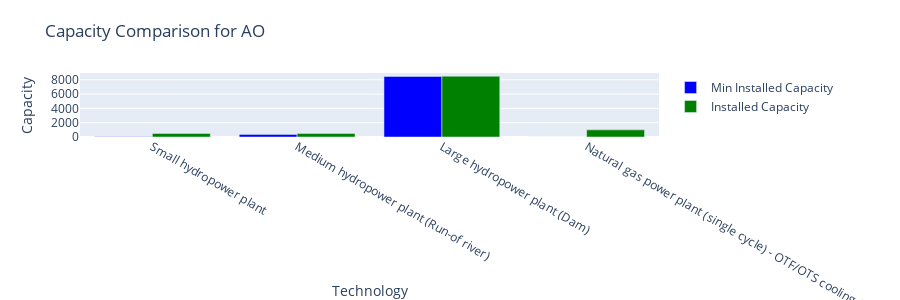
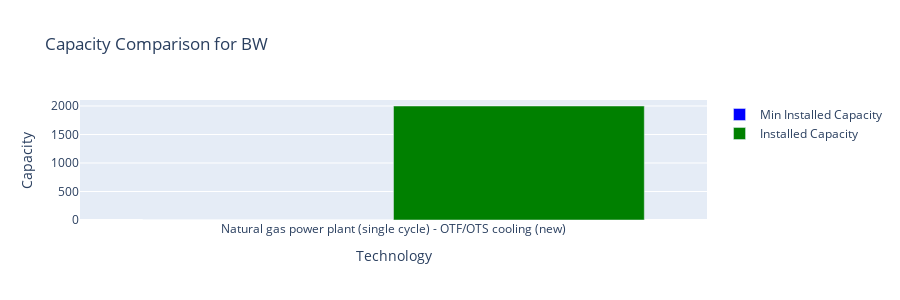
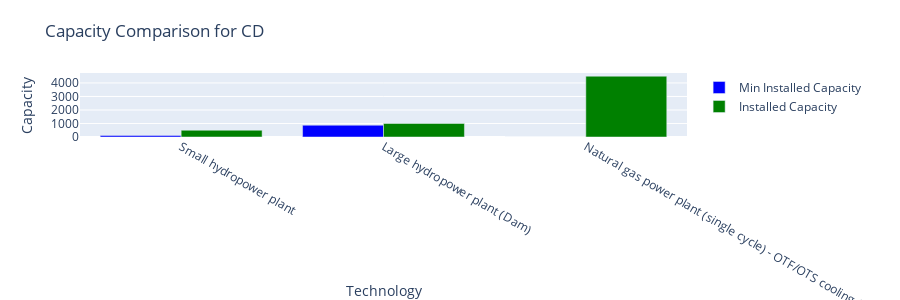
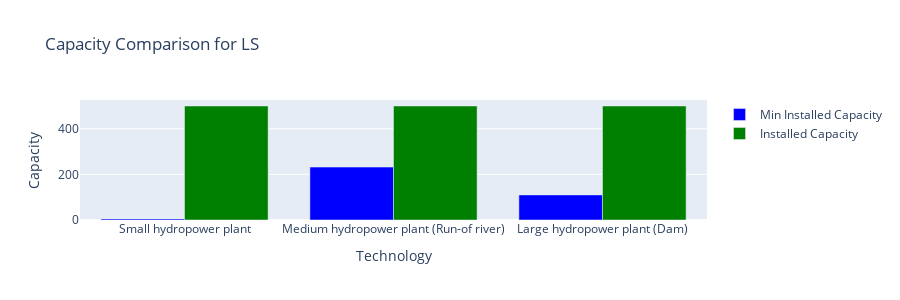

Notebook cell for these charts, in order:
### Code cell
import pandas as pd
import plotly.graph_objects as go
from plotly.subplots import make_subplots
from IPython.display import display

# Unique countries from both dataframes
all_countries = capacity_df['country'].unique().tolist()



# Plot the data
for country in capacity_df['country'].unique():
    country_data = capacity_df[capacity_df['country'] == country]
    country_data = country_data[(country_data['INSTALLED_CAPACITY'] != 0) ]

    # Display the filtered data in a nice table format
    #display(country_data[['Description', 'INSTALLED_CAPACITY', 'MIN_INSTALLED_CAPACITY']].round())

    # Create a single plot with two groups of bars
    fig = go.Figure()

    # Add MIN_INSTALLED_CAPACITY bars
    fig.add_trace(
        go.Bar(
            x=country_data['Description'],
            y=country_data['MIN_INSTALLED_CAPACITY'],
            name='Min Installed Capacity',
            marker_color='blue'
        )
    )

    # Add INSTALLED_CAPACITY bars
    fig.add_trace(
        go.Bar(
            x=country_data['Description'],
            y=country_data['INSTALLED_CAPACITY'],
            name='Installed Capacity',
            marker_color='green'
        )
    )

    # Update layout
    fig.update_layout(
        title_text=f"Capacity Comparison for {country}",
        xaxis_title="Technology",
        yaxis_title="Capacity",
        showlegend=True,
        height=300,
        width=900
    )

    fig.show()

### Figure 1 — Plotly figure (JSON) as saved in the notebook; plotly's stock layout.template omitted (floating-point values rounded to 4 significant figures)
{"data": [{"marker": {"color": "blue"}, "name": "Min Installed Capacity", "type": "bar", "x": ["Small hydropower plant", "Medium hydropower plant (Run-of river)", "Large hydropower plant (Dam)", "Natural gas power plant (single cycle) - OTF/OTS cooling (new)"], "y": [30.92, 366.8, 8461.0, 0.0]}, {"marker": {"color": "green"}, "name": "Installed Capacity", "type": "bar", "x": ["Small hydropower plant", "Medium hydropower plant (Run-of river)", "Large hydropower plant (Dam)", "Natural gas power plant (single cycle) - OTF/OTS cooling (new)"], "y": [500.0, 500.0, 8500.0, 1000.0]}], "layout": {"height": 300, "showlegend": true, "title": {"text": "Capacity Comparison for AO"}, "width": 900, "xaxis": {"title": {"text": "Technology"}}, "yaxis": {"title": {"text": "Capacity"}}}}

### Figure 2 — Plotly figure (JSON) as saved in the notebook; plotly's stock layout.template omitted (floating-point values rounded to 4 significant figures)
{"data": [{"marker": {"color": "blue"}, "name": "Min Installed Capacity", "type": "bar", "x": ["Natural gas power plant (single cycle) - OTF/OTS cooling (new)"], "y": [0.0]}, {"marker": {"color": "green"}, "name": "Installed Capacity", "type": "bar", "x": ["Natural gas power plant (single cycle) - OTF/OTS cooling (new)"], "y": [2000.0]}], "layout": {"height": 300, "showlegend": true, "title": {"text": "Capacity Comparison for BW"}, "width": 900, "xaxis": {"title": {"text": "Technology"}}, "yaxis": {"title": {"text": "Capacity"}}}}

### Figure 3 — Plotly figure (JSON) as saved in the notebook; plotly's stock layout.template omitted (floating-point values rounded to 4 significant figures)
{"data": [{"marker": {"color": "blue"}, "name": "Min Installed Capacity", "type": "bar", "x": ["Small hydropower plant", "Large hydropower plant (Dam)", "Natural gas power plant (single cycle) - OTF/OTS cooling (new)"], "y": [115.7, 872.7, 0.0]}, {"marker": {"color": "green"}, "name": "Installed Capacity", "type": "bar", "x": ["Small hydropower plant", "Large hydropower plant (Dam)", "Natural gas power plant (single cycle) - OTF/OTS cooling (new)"], "y": [500.0, 1000.0, 4500.0]}], "layout": {"height": 300, "showlegend": true, "title": {"text": "Capacity Comparison for CD"}, "width": 900, "xaxis": {"title": {"text": "Technology"}}, "yaxis": {"title": {"text": "Capacity"}}}}

### Figure 4 — Plotly figure (JSON) as saved in the notebook; plotly's stock layout.template omitted (floating-point values rounded to 4 significant figures)
{"data": [{"marker": {"color": "blue"}, "name": "Min Installed Capacity", "type": "bar", "x": ["Small hydropower plant", "Medium hydropower plant (Run-of river)", "Large hydropower plant (Dam)"], "y": [4.906, 232.0, 110.0]}, {"marker": {"color": "green"}, "name": "Installed Capacity", "type": "bar", "x": ["Small hydropower plant", "Medium hydropower plant (Run-of river)", "Large hydropower plant (Dam)"], "y": [500.0, 500.0, 500.0]}], "layout": {"height": 300, "showlegend": true, "title": {"text": "Capacity Comparison for LS"}, "width": 900, "xaxis": {"title": {"text": "Technology"}}, "yaxis": {"title": {"text": "Capacity"}}}}
